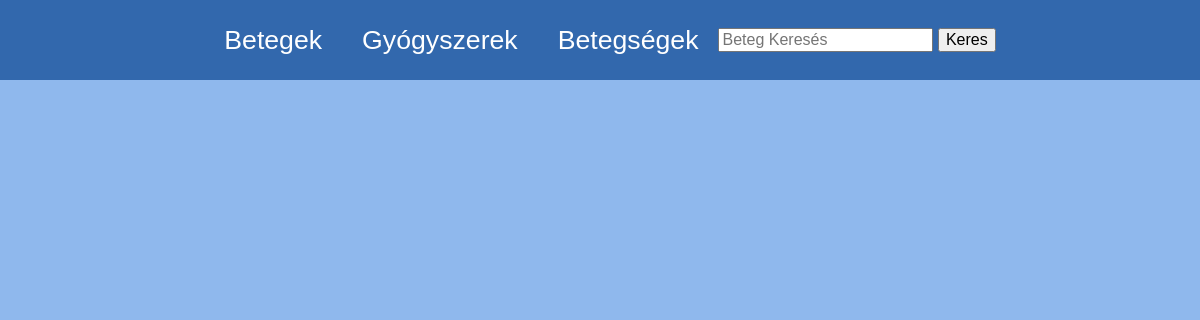
Before: / with the older database file.
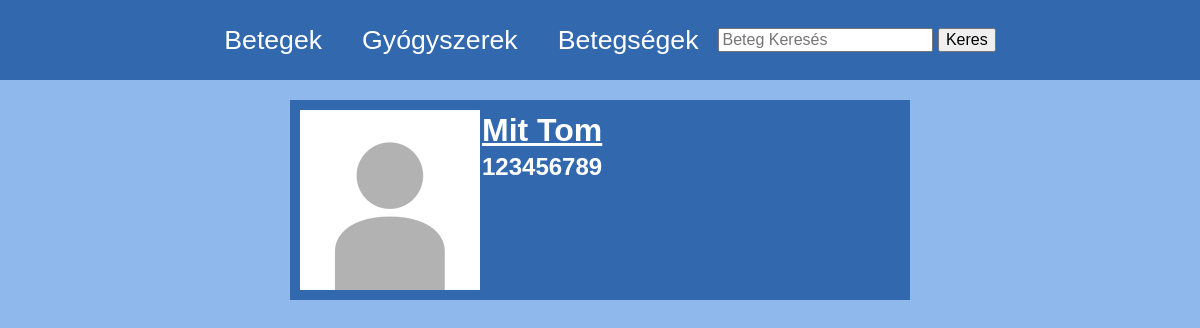
After: the same page with the newer database file.
### server.py (models this page shows, shortened)
class Beteg(db.Model):
    TAJ = db.Column(db.Integer, primary_key=True, unique=True, autoincrement=True)
    nev = db.Column(db.String(30))
    lakcim = db.Column(db.String(255))
    szuletes = db.Column(db.Date)
    vizsgalatok = db.relationship("Vizsgalat", backref="beteg", order_by="desc(Vizsgalat.datum)")
    erzekenysegek = db.relationship("Erzekeny", backref="beteg")
    felirasok = db.relationship("Felir", backref="beteg")
    diagnosztizalasok = db.relationship("Diagnosztizal", backref="beteg")

### server.py (the view)
@app.route('/')
def index():
    betegek = Beteg.query.all()
    return render_template('index.html', betegek=betegek)

### server.py (called while the page is built)
@app.before_request
def showIp():
    print(request.headers.get('X-FORWARDED-FOR'))

@app.before_request
def fixAdmin():
    if request.path == "/admin":
        return redirect(f"{request.url_root}admin/")

@app.context_processor
def handle_context():
    return dict(session=session, db=db, datetime=datetime, reversed=reversed)

### templates/index.html (shortened to what this page needs)
<!DOCTYPE html>
<html lang="en">
<head>
    <link rel="stylesheet" href="../static/style.css">
</head>
<body>
    {%include 'navbar.html'%}
    {%for beteg in betegek%}
    <div class="betegCard">
        <div class="flexrow">
            <img src="../static/pfp.jpg" alt="pfp">
            <div class="flexcol">
                <h1><a href="/beteg/{{beteg.TAJ}}">{{beteg.nev}}</a></h1>
                <h2>{{beteg.TAJ}}</h2>
            </div>
        </div>
    </div>
    {%endfor%}
</body>
</html>

Changed rows visible on the page:
added Beteg: nev "Mit Tom", TAJ "123456789"
